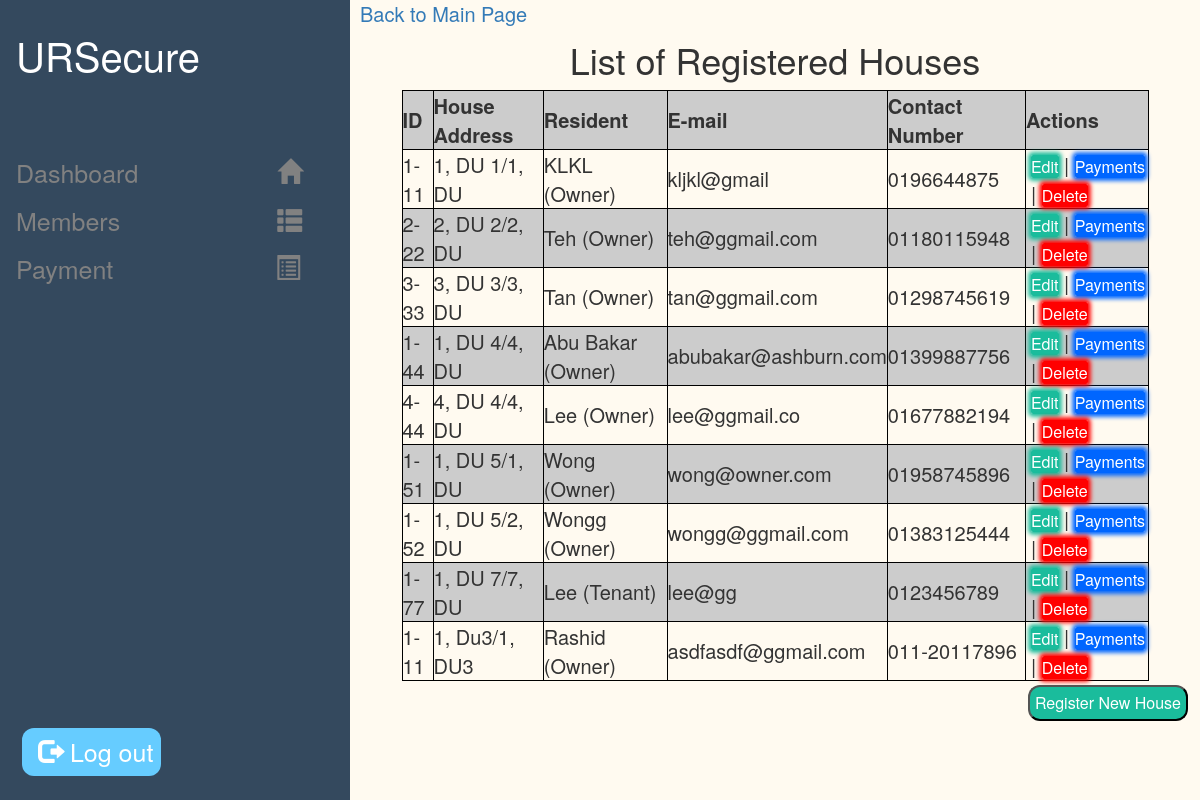
Page /houseslist.php (signed in) on the committed database.
### tables this page shows
CREATE TABLE IF NOT EXISTS `houses` (
  `ID` int(11) NOT NULL AUTO_INCREMENT,
  `HOUSE_ID` varchar(10) NOT NULL,
  `HOUSE_NO` int(10) NOT NULL,
  `ROAD_NM` varchar(50) NOT NULL,
  `AREA_NM` varchar(50) NOT NULL,
  `OWNER_NM` varchar(60) NOT NULL,
  `OWNER_TYPE` varchar(20) NOT NULL,
  `OWNER_EMAIL` varchar(60) NOT NULL,
  `OWNER_CONTACTNO` varchar(20) NOT NULL,
  PRIMARY KEY (`ID`)
);

### houseslist.php (the view, shortened to what this page needs)
<?php
include_once("db.php");
$result = mysqli_query($conn, "SELECT * FROM houses ORDER BY ROAD_NM ASC, HOUSE_NO ASC");
?>
<html>
<head>
	<link rel="stylesheet" href="styles.css">
	<link rel="stylesheet" href="https://maxcdn.bootstrapcdn.com/bootstrap/3.3.7/css/bootstrap.min.css">
</head>
<body>
<div class="sidenav">
 <a style="color:white; font-size:40px; cursor:pointer; text-decoration:none;" onclick="window.location.href = 'main.php'">URSecure</a><br><br><br>
  <a href="main.php">Dashboard <span style="right:-132px;" class="glyphicon glyphicon-home"></a>
  <a href="houseslist.php">Members <span style="right:-150px;" class="glyphicon glyphicon-th-list"></span></a>
  <a href="paymentlist.php">Payment <span style="right:-155px;" class="glyphicon glyphicon-list-alt"></a>
  <a onClick="return confirm('Logout?')" href="logout.php" style="position:absolute; color:white; left:20px; bottom:20px;" class="logoutbutton"><span class="glyphicon glyphicon-log-out"></span> Log out</a>
</div>
<div class="main">
<div>
<a style="float: left;font-size:20px;" href="main.php" >Back to Main Page</a>
</div>
<br>
<h1 align="center"> List of Registered Houses </h1>
	<table align="center" width='90%' border=0>
	<tr bgcolor='#CCCCCC'>
		<td style="font-size:20px; font-weight:bold;border-top: 1px solid black; border-bottom: 1px solid black; border-left: 1px solid black;border-right: 1px solid black;">ID</td>
		<td style="font-size:20px; font-weight:bold;border-top: 1px solid black; border-bottom: 1px solid black; border-left: 1px solid black;border-right: 1px solid black;">House Address</td>
		<td style="font-size:20px; font-weight:bold;border-top: 1px solid black; border-bottom: 1px solid black; border-left: 1px solid black;border-right: 1px solid black;">Resident</td>
		<td style="font-size:20px; font-weight:bold;border-top: 1px solid black; border-bottom: 1px solid black; border-left: 1px solid black;border-right: 1px solid black;">E-mail</td>
		<td style="font-size:20px; font-weight:bold;border-top: 1px solid black; border-bottom: 1px solid black; border-left: 1px solid black;border-right: 1px solid black;">Contact Number</td>
		<td style="font-size:20px; font-weight:bold;border-top: 1px solid black; border-bottom: 1px solid black; border-left: 1px solid black;border-right: 1px solid black;">Actions</td>
	</tr>
	<?php
	while($res = mysqli_fetch_array($result)) {
		echo "<tr>";
		echo "<td style='font-size: 20px;border-left: 1px solid black; border-bottom: 1px solid black;border-right: 1px solid black;'>".$res['HOUSE_ID']."</td>";
		echo "<td style='font-size: 20px;border-left: 1px solid black; border-bottom: 1px solid black;border-right: 1px solid black;'>".$res['HOUSE_NO'].", ".$res['ROAD_NM'].", ".$res['AREA_NM']."</td>";
		echo "<td style='font-size: 20px;border-left: 1px solid black; border-bottom: 1px solid black;border-right: 1px solid black;'>".$res['OWNER_NM']." (".$res['OWNER_TYPE'].")</td>";
		echo "<td style='font-size: 20px;border-left: 1px solid black; border-bottom: 1px solid black;border-right: 1px solid black;'>".$res['OWNER_EMAIL']."</td>";
		echo "<td style='font-size: 20px;border-left: 1px solid black; border-bottom: 1px solid black;border-right: 1px solid black;'>".$res['OWNER_CONTACTNO']."</td>";
		echo "<td style='font-size: 20px; padding-left:5px;border-left: 1px solid black; border-bottom: 1px solid black;border-right: 1px solid black;'><a class='editbutton' style='text-decoration: none;' href=\"edit.php?ID=$res[ID]\">Edit</a>  |  <a class='recordsbutton' style='text-decoration: none;' href=\"payment.php?HOUSE_ID=$res[HOUSE_ID]\"> Payments </a>   |  <a class='deletebutton' style='text-decoration: none;' href=\"delete.php?ID=$res[ID]\" onClick=\"return confirm('Are you sure you want to delete?')\">Delete</a></td>";
	}
	?>
	</table>
	<input style="position:absolute;right:10px"type="button" class="button" name="submitotherpage" value="Register New House" onclick="window.location.href = 'add.php'"/>
</div>
</body>
</html>

### styles.css (style rules this page uses)
.sidenav { height: 100%; width: 350px; position: fixed; z-index: 1; top: 0; left: 0; background-color: #34495E; overflow-x: hidden; padding-top: 20px; }
.sidenav a { padding: 6px 8px 6px 16px; text-decoration: none; font-size: 25px; color: #818181; display: block; }
.main { margin-left: 350px; padding: 0px 10px; }
body { background-color: FloralWhite !important; font-family: sans-serif; }
h1 { font-family: sans-serif; }
.button { background-color: #1ABC9C; color: white; padding: 5px; font-size: 20px; text-align: center; text-decoration: none; display: inline-block; font-size: 16px; margin: 4px 2px; border-radius: 12px; cursor:pointer; }
.deletebutton { background-color: red; color: white; border-radius: 2px; font-size: 16px; pointer: cursor; outline: 1px black; box-shadow: 0 0 3pt 2pt red; text-decoration: none; }
.editbutton { background-color: #1ABC9C; color: white; border-radius: 2px; font-size: 16px; pointer: cursor; outline: 1px black; box-shadow: 0 0 3pt 2pt #1ABC9C; text-decoration: none; }
.recordsbutton { background-color: #0066ff; color: white; border-radius: 2px; font-size: 16px; pointer: cursor; outline: 1px black; box-shadow: 0 0 3pt 2pt #0066ff; text-decoration: none; }
.logoutbutton { background-color: #66ccff; color: white; padding: 5px; font-size: 20px; text-align: center; text-decoration: none; display: inline-block; font-size: 16px; margin: 4px 2px; border-radius: 12px; cursor:pointer; }

### houseslist.php (style rules this page uses)
tr:nth-of-type(odd) { background-color:#ccc; }
td { font: bold; }

### rows in the picture
houses: HOUSE_ID "1-11", HOUSE_NO "1", ROAD_NM "DU 1/1", AREA_NM "DU", OWNER_NM "KLKL", OWNER_TYPE "Owner", OWNER_EMAIL "kljkl@gmail", OWNER_CONTACTNO "0196644875"
houses: HOUSE_ID "2-22", HOUSE_NO "2", ROAD_NM "DU 2/2", AREA_NM "DU", OWNER_NM "Teh", OWNER_TYPE "Owner", OWNER_EMAIL "teh@ggmail.com", OWNER_CONTACTNO "01180115948"
houses: HOUSE_ID "3-33", HOUSE_NO "3", ROAD_NM "DU 3/3", AREA_NM "DU", OWNER_NM "Tan", OWNER_TYPE "Owner", OWNER_EMAIL "tan@ggmail.com", OWNER_CONTACTNO "01298745619"
houses: HOUSE_ID "1-44", HOUSE_NO "1", ROAD_NM "DU 4/4", AREA_NM "DU", OWNER_NM "Abu Bakar", OWNER_TYPE "Owner", OWNER_EMAIL "abubakar@ashburn.com", OWNER_CONTACTNO "01399887756"
houses: HOUSE_ID "4-44", HOUSE_NO "4", ROAD_NM "DU 4/4", AREA_NM "DU", OWNER_NM "Lee", OWNER_TYPE "Owner", OWNER_EMAIL "lee@ggmail.co", OWNER_CONTACTNO "01677882194"
houses: HOUSE_ID "1-51", HOUSE_NO "1", ROAD_NM "DU 5/1", AREA_NM "DU", OWNER_NM "Wong", OWNER_TYPE "Owner", OWNER_EMAIL "wong@owner.com", OWNER_CONTACTNO "01958745896"
houses: HOUSE_ID "1-52", HOUSE_NO "1", ROAD_NM "DU 5/2", AREA_NM "DU", OWNER_NM "Wongg", OWNER_TYPE "Owner", OWNER_EMAIL "wongg@ggmail.com", OWNER_CONTACTNO "01383125444"
houses: HOUSE_ID "1-77", HOUSE_NO "1", ROAD_NM "DU 7/7", AREA_NM "DU", OWNER_NM "Lee", OWNER_TYPE "Tenant", OWNER_EMAIL "lee@gg", OWNER_CONTACTNO "0123456789"
houses: HOUSE_ID "1-11", HOUSE_NO "1", ROAD_NM "Du3/1", AREA_NM "DU3", OWNER_NM "Rashid", OWNER_TYPE "Owner", OWNER_EMAIL "asdfasdf@ggmail.com", OWNER_CONTACTNO "011-20117896"
